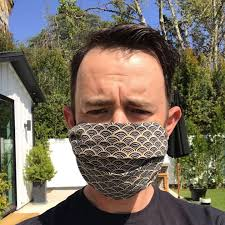
#> input picture workshop_2/testing/mask2.jpeg, 225 x 225 px
$ jupyter execute --allow-errors HOG_face_mask.ipynb   (shell and % lines are left out)
#> lines starting #> are read from the running program, lines starting #| are printed output that depends on the picture
<a href="https://colab.research.google.com/github/danarfthr/pengolahan-citra-digital/blob/main/workshop_2/HOG_face_mask.ipynb" target="_parent"></a>

# Face Mask Object Detection
## Pengolahan Citra Digital

Danar Fathurahman

24/538200/PA/22828

# Import Library

[cell 1]
import wget
import zipfile
import os
import cv2
import numpy as np
import matplotlib.pyplot as plt

# Load Dataset

[cell 2]
wget.download("https://drive.google.com/uc?export=download&id=1IMCE-y6zrE8j4ZE-JwlElN5bhQ8xf_Kf", "dataset.zip")
#> (this line was passed over: the network is not available in this run)

[cell 3]
zip_path = "dataset.zip"
extract_to = "./"

#> (the rest of this cell did not finish here and is left out)

[cell 4]
def load_image(image_path):
    image = cv2.imread(image_path)
    if image is None:
        print('Error: Could not load image.')
        return None, None

    gray = cv2.imread(image_path, cv2.IMREAD_GRAYSCALE)
    image = cv2.cvtColor(image,cv2.COLOR_BGR2RGB)
    return image, gray

# Feature Extraction

[cell 5]
from skimage.feature import hog

# HOG / image params
ORIENTATIONS = 9
PIXELS_PER_CELL = (8, 8)
CELLS_PER_BLOCK = (2, 2)

def extract_hog_features(image_gray):
    """
    Ekstrak fitur HOG dari gambar grayscale (sudah di-resize).
    Output: vektor HOG.
    """
    features, hog_maps = hog(
        image_gray,
        orientations=ORIENTATIONS,
        pixels_per_cell=PIXELS_PER_CELL,
        cells_per_block=CELLS_PER_BLOCK,
        block_norm='L2-Hys',
        visualize=True,
        feature_vector=True
    )
    return features, hog_maps

# Pre-processing Dataset

[cell 6]
def crop_half_image(img, bottom=True):
    """
    Mengembalikan crop separuh bawah (bottom=True) atau separuh atas (bottom=False)
    img: grayscale atau BGR numpy array
    """
    h = img.shape[0]
    mid = h // 2
    if bottom:
        cropped = img[mid:, :]
    else:
        cropped = img[:mid, :]
    return cropped

[cell 7]
dataset_dir = './dataset/'
IMAGE_SIZE = (64,64)
X = []
y = []
hog_img =[]

for root, dirs, files in os.walk(dataset_dir):
    print(root, dirs, files)
    for f in files:
        # Skip non-image files like .DS_Store
        if not f.lower().endswith(('.png', '.jpg', '.jpeg', '.bmp', '.gif')):
            continue
        _, image_gray = load_image(os.path.join(root, f))
        if image_gray is None:
            print(f"[WARN] Gagal memuat gambar: {f}")
            continue
        img_crop = crop_half_image(image_gray, bottom=True)
        # jika crop menghasilkan area kosong atau sangat kecil, fallback ke citra penuh
        if img_crop is None or img_crop.size == 0 or img_crop.shape[0] < 4 or img_crop.shape[1] < 4:
            img_crop = image_gray  # fallback
            # optional: print warning
            print(f"[WARN] Crop menghasilkan area kecil untuk {f}, menggunakan citra penuh.")

        roi_resized = cv2.resize(img_crop, IMAGE_SIZE, interpolation=cv2.INTER_AREA) # type: ignore
        hog_feature, hog_maps = extract_hog_features(roi_resized)
        if hog_feature is None:
            continue

        hog_img.append(hog_maps)
        X.append(hog_feature)

        if root.split('/')[-1]=="without_mask":
            y.append(0)

        else:
            y.append(1)
#> pass 2 of the loop `for root, dirs, files in os.walk(dataset_dir):`:
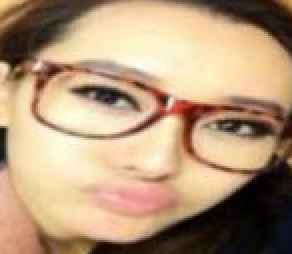
#> input picture workshop_2/dataset/without_mask/0_0_aidai_0043.jpg, 146 x 127 px (shown 2 times larger)
#> in load_image, image is the input picture: shape (127, 146, 3); mean B, G, R 121.2, 151.1, 179.5
#> `roi_resized = cv2.resize(img_crop, IMAGE_SIZE, interpolation=cv2.INTER..`:
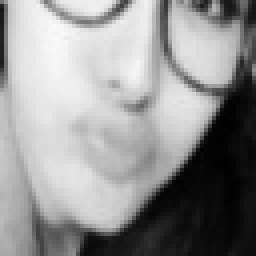
#> roi_resized: shape (64, 64) (shown 4 times larger); min 0, max 251, mean 147.7
#> in extract_hog_features, `features, hog_maps = hog( image_gray, orientations=ORIENTATIONS, pixel..`: features = 1764 values, max 0.926 at index 1225, min 0 at index 1, mean 0.114
#> `hog_feature, hog_maps = extract_hog_features(roi_resized)`:
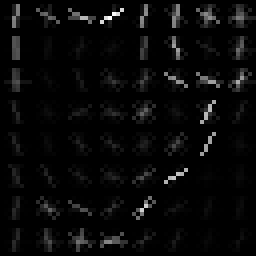
#> hog_maps: shape (64, 64) float64 (shown 4 times larger); min 0, max 64.6, mean 2.3; drawn with min black and max white
#> hog_feature has the same summary as features in extract_hog_features
#> pass 3 of the loop `for root, dirs, files in os.walk(dataset_dir):`:
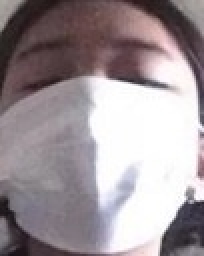
#> input picture workshop_2/dataset/with_mask/0_0_0 copy 11.jpg, 102 x 128 px (shown 2 times larger)
#> in load_image, image is the input picture: shape (128, 102, 3); mean B, G, R 152.4, 148.1, 158.2
#> gray: shape (128, 102)
#> cropped: shape (64, 102)
#> `hog_feature, hog_maps = extract_hog_features(roi_resized)`:
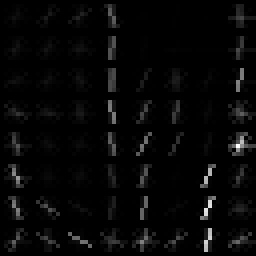
#> hog_maps: shape (64, 64) float64 (shown 4 times larger); min 0, max 56.63, mean 1.6; drawn with min black and max white
#> hog_feature = 1764 values, max 0.595 at index 477, min 0 at index 83, mean 0.107

X = np.array(X)
y = np.array(y)

if X.size > 0:
    print(f"[INFO] Total sampel fitur: {X.shape[0]}, dimensi fitur: {X.shape[1]}")
#| [INFO] Total sampel fitur: 2, dimensi fitur: 1764
else:
    print("[WARN] Tidak ada fitur yang berhasil diekstrak!")

# Visualisasi Features

[cell 8]
from skimage import exposure

ncol = 4
nrow = 8
fig, axes = plt.subplots(nrow, ncol, figsize=(10, 2.5*nrow),subplot_kw={'xticks':[], 'yticks':[]})
#> (the rest of this cell did not finish here and is left out)

[cell 9]
from sklearn.model_selection import train_test_split

TEST_SIZE = 0.2
RANDOM_STATE = 42

#> (the rest of this cell did not finish here and is left out)

# Training Process

[cell 10]
from sklearn.preprocessing import StandardScaler
from sklearn.svm import SVC
from sklearn.model_selection import GridSearchCV
from sklearn.metrics import classification_report, confusion_matrix

# 1. Scale fitur
# Scaling is crucial for SVM convergence and distance calculations
scaler = StandardScaler()
#> (the rest of this cell did not finish here and is left out)

[cell 11]
import joblib

MODEL_PATH = "svm_mask_hog_200.pkl"

# simpan model + scaler
#> (the rest of this cell did not finish here and is left out)

# Test Single Image

## 1. Face Detection

[cell 12]
face_cascade = cv2.CascadeClassifier(cv2.data.haarcascades + 'haarcascade_frontalface_default.xml')

[cell 13]
def detect_faces(image_gray, scale_factor=1.1, min_neighbors=5, min_size=(30, 30)):
    faces = face_cascade.detectMultiScale(
        image_gray,
        scaleFactor=scale_factor,
        minNeighbors=min_neighbors,
        minSize=min_size
  )
    return faces

[cell 14]
def crop_faces(image_gray, faces, return_all=False):
    cropped_faces = []
    selected_faces = []
    if len(faces) > 0:
        if return_all:
            for x, y, w, h in faces:
                selected_faces.append((x, y, w, h))
                cropped_faces.append(image_gray[y:y+h, x:x+w])
        else:
            x, y, w, h = max(faces, key=lambda rect: rect[2] * rect[3])
            selected_faces.append((x, y, w, h))
            cropped_faces.append(image_gray[y:y+h, x:x+w])

    return cropped_faces, selected_faces

## 2. Feture Extraction

[cell 15]
def feature_extraction_for_test(image_gray):

    features, hog_maps = [],[]

    faces = detect_faces(image_gray)

    cropped_face, _ = crop_faces(image_gray, faces)

    if cropped_face is None:
        print("wajah tidak terdeteksi..")
        return features, hog_maps
    else:

        img_crop = crop_half_image(cropped_face[0], bottom=True)

        # jika crop menghasilkan area kosong atau sangat kecil, fallback ke citra penuh
        if img_crop is None or img_crop.size == 0 or img_crop.shape[0] < 4 or img_crop.shape[1] < 4:
            img_crop = cropped_face[0]  # fallback
            # optional: print warning
            print(f"[WARN] Crop menghasilkan area kecil untuk {files}, menggunakan citra penuh.")

        roi_resized = cv2.resize(img_crop, IMAGE_SIZE, interpolation=cv2.INTER_AREA) # type: ignore

        features, hog_maps = extract_hog_features(roi_resized)
        features = np.array(features)
        features = features.reshape(1, -1)
        return features, hog_maps

## 3. Prediction Process

[cell 16]
import joblib

def predict_image(image, features, model_path):

    data = joblib.load(model_path)
    model_loaded = data.get("model")
    scaler = data.get("scaler")

    if scaler is not None:
        features = scaler.transform(features)
    pred = model_loaded.predict(features)[0]
    conf = None
    prob = 0
    prob = model_loaded.predict_proba(features)[0] if hasattr(model_loaded, "predict_proba") else None
    conf = float(max(prob))

    if pred == 1:
        label_str = "MASK"
    else:
        label_str = "NO MASK"

    print(f"Prediksi: {label_str}")

    return draw_result(image, conf, label_str)

# [47 lines left out: functions draw_text, draw_result, not called in this run]

[cell 17]
TESTING_IMAGE = "testing/mask2.jpeg"

hog_feature, hog_maps = [],[]
image_rgb, image_gray = load_image(TESTING_IMAGE)
#> call 3 of load_image, with image_path = 'testing/mask2.jpeg'
#> in load_image, image is the input picture: shape (225, 225, 3); mean B, G, R 92.7, 107.9, 117.7
#> in load_image (call 3), `gray = cv2.imread(image_path, cv2.IMREAD_GRAYSCALE)`:
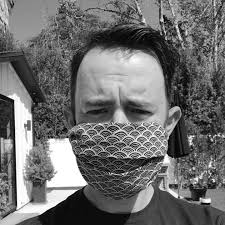
#> gray: shape (225, 225); min 0, max 255, mean 109.1

hog_feature, hog_image = feature_extraction_for_test(image_gray)
#> in detect_faces, `faces = face_cascade.detectMultiScale( image_gray, scaleFactor=scale_f..`: faces = [[59, 65, 119, 119]]
#> in crop_faces, `x, y, w, h = max(faces, key=lambda rect: rect[2] * rect[3])`: x = 59; y = 65; w = 119
#> in feature_extraction_for_test, `cropped_face, _ = crop_faces(image_gray, faces)`: cropped_face = 1 item
#> call 3 of crop_half_image, with bottom = True
#> in crop_half_image (call 3), `cropped = img[mid:, :]`:
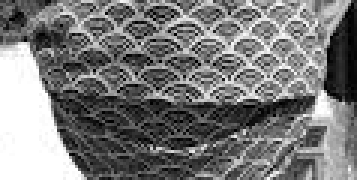
#> cropped: shape (60, 119) (shown 3 times larger); min 0, max 255, mean 121.3
#> in feature_extraction_for_test, `roi_resized = cv2.resize(img_crop, IMAGE_SIZE, interpolation=cv2.INTER..`:
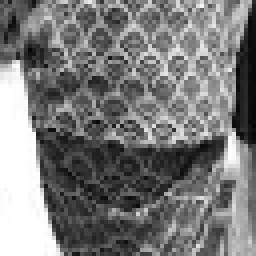
#> roi_resized: shape (64, 64) (shown 4 times larger); min 4, max 255, mean 121.7
#> in feature_extraction_for_test, `features, hog_maps = extract_hog_features(roi_resized)`:
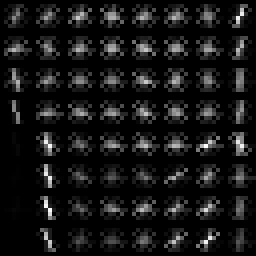
#> hog_maps: shape (64, 64) float64 (shown 4 times larger); min 0, max 59.77, mean 5.3; drawn with min black and max white
#> in feature_extraction_for_test, `features, hog_maps = extract_hog_features(roi_resized)`: features = 1764 values, max 0.449 at index 1277, min 0 at index 231, mean 0.147

#> (the rest of this cell did not finish here and is left out)


plt.imshow(result_image)

[cell 18]
TESTING_IMAGE = "testing/1.jpg"

hog_feature, hog_maps = [],[]
image_rgb, image_gray = load_image(TESTING_IMAGE)
#> call 4 of load_image, with image_path = 'testing/1.jpg'
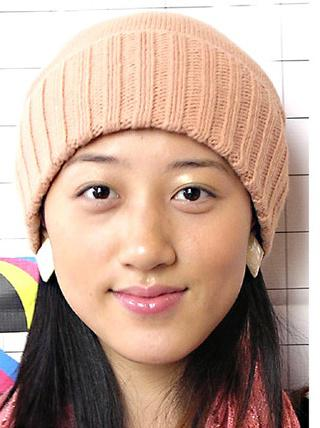
#> input picture workshop_2/testing/1.jpg, 320 x 428 px
#> in load_image, image is the input picture: shape (428, 320, 3); mean B, G, R 147.1, 162.3, 190.5
#> in load_image (call 4), `gray = cv2.imread(image_path, cv2.IMREAD_GRAYSCALE)`:
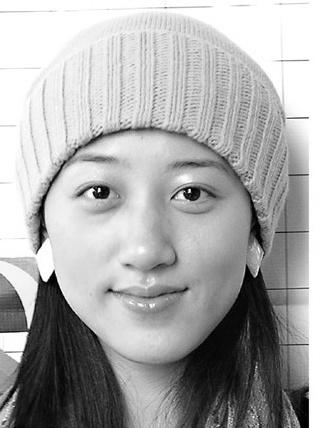
#> gray: shape (428, 320); min 0, max 255, mean 169.1

hog_feature, hog_maps = feature_extraction_for_test(image_gray)
#> in feature_extraction_for_test (call 2), `faces = detect_faces(image_gray)`: faces = [[27, 103, 247, 247]]
#> call 4 of crop_half_image, with bottom = True
#> in crop_half_image (call 4), `cropped = img[mid:, :]`:
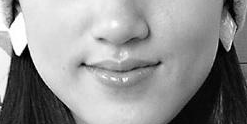
#> cropped: shape (124, 247); min 0, max 255, mean 145.6
#> in feature_extraction_for_test (call 2), `roi_resized = cv2.resize(img_crop, IMAGE_SIZE, interpolation=cv2.INTER..`:
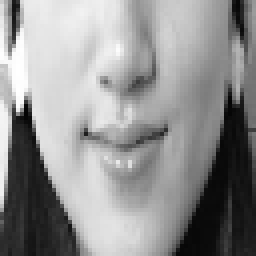
#> roi_resized: shape (64, 64) (shown 4 times larger); min 3, max 255, mean 145.6
#> in feature_extraction_for_test (call 2), `features, hog_maps = extract_hog_features(roi_resized)`:
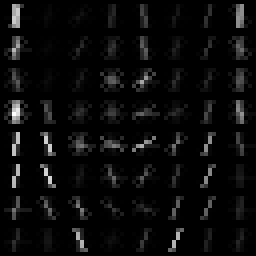
#> hog_maps: shape (64, 64) float64 (shown 4 times larger); min 0, max 57.91, mean 2.6; drawn with min black and max white
#> in feature_extraction_for_test (call 2), `features, hog_maps = extract_hog_features(roi_resized)`: features = 1764 values, max 0.417 at index 0, min 0 at index 2, mean 0.113

#> (the rest of this cell did not finish here and is left out)
